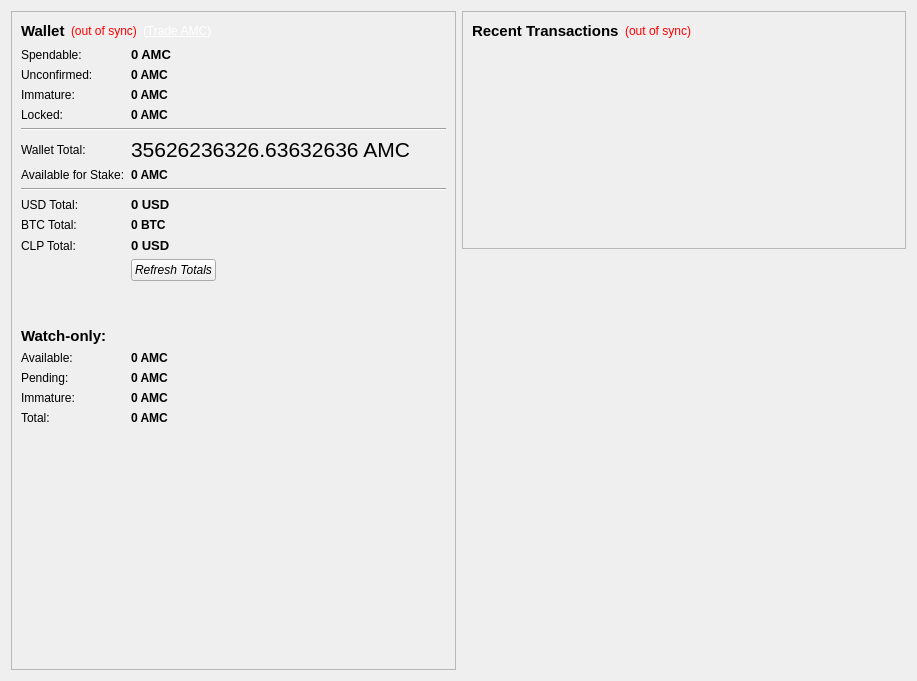
<?xml version="1.0" encoding="UTF-8"?>
<ui version="4.0">
 <class>OverviewPage</class>
 <widget class="QWidget" name="OverviewPage">
  <property name="geometry">
   <rect>
    <x>0</x>
    <y>0</y>
    <width>917</width>
    <height>681</height>
   </rect>
  </property>
  <property name="windowTitle">
   <string>Form</string>
  </property>
  <layout class="QHBoxLayout" name="horizontalLayout" stretch="1,1">
   <item>
    <layout class="QVBoxLayout" name="verticalLayout_2">
     <item>
      <widget class="QFrame" name="frame">
       <property name="frameShape">
        <enum>QFrame::StyledPanel</enum>
       </property>
       <property name="frameShadow">
        <enum>QFrame::Raised</enum>
       </property>
       <layout class="QGridLayout" name="gridLayout_2">
        <item row="0" column="0">
         <layout class="QHBoxLayout" name="horizontalLayout_4">
          <item>
           <widget class="QLabel" name="label_5">
            <property name="font">
             <font>
              <pointsize>11</pointsize>
              <weight>75</weight>
              <bold>true</bold>
             </font>
            </property>
            <property name="text">
             <string>Wallet</string>
            </property>
           </widget>
          </item>
          <item>
           <widget class="QLabel" name="labelWalletStatus">
            <property name="toolTip">
             <string>The displayed information may be out of date. Your wallet automatically synchronizes with the AmeroCash network after a connection is established, but this process has not completed yet.</string>
            </property>
            <property name="styleSheet">
             <string notr="true">QLabel { color: red; }</string>
            </property>
            <property name="text">
             <string notr="true">(out of sync)</string>
            </property>
            <property name="alignment">
             <set>Qt::AlignLeading|Qt::AlignLeft|Qt::AlignVCenter</set>
            </property>
           </widget>
          </item>
          <item>
           <widget class="QLabel" name="labelTradeLink">
            <property name="cursor">
             <cursorShape>PointingHandCursor</cursorShape>
            </property>
            <property name="text">
             <string>&lt;div style=&quot;color: #fff;&quot;&gt;(&lt;a href=&quot;https://trade.thexchanger.io/market/BTC-AMC&quot; style=&quot;color: #fff;&quot;&gt;Trade AMC&lt;/a&gt;)&lt;/div&gt;</string>
            </property>
            <property name="openExternalLinks">
             <bool>true</bool>
            </property>
           </widget>
          </item>
          <item>
           <spacer name="horizontalSpacer_2">
            <property name="orientation">
             <enum>Qt::Horizontal</enum>
            </property>
            <property name="sizeHint" stdset="0">
             <size>
              <width>40</width>
              <height>20</height>
             </size>
            </property>
           </spacer>
          </item>
         </layout>
        </item>
        <item row="1" column="0">
         <layout class="QGridLayout" name="gridLayout">
          <item row="7" column="0">
           <widget class="QLabel" name="labelStakeText">
            <property name="text">
             <string>Available for Stake:</string>
            </property>
           </widget>
          </item>
          <item row="7" column="1">
           <widget class="QLabel" name="labelStake">
            <property name="font">
             <font>
              <weight>75</weight>
              <bold>true</bold>
             </font>
            </property>
            <property name="cursor">
             <cursorShape>IBeamCursor</cursorShape>
            </property>
            <property name="toolTip">
             <string>Total of coins that was staked, and do not yet count toward the current balance</string>
            </property>
            <property name="text">
             <string notr="true">0 AMC</string>
            </property>
            <property name="textInteractionFlags">
             <set>Qt::LinksAccessibleByMouse|Qt::TextSelectableByKeyboard|Qt::TextSelectableByMouse</set>
            </property>
           </widget>
          </item>
          <item row="6" column="1">
           <widget class="QLabel" name="labelTotal">
            <property name="font">
             <font>
              <pointsize>16</pointsize>
              <weight>50</weight>
              <bold>false</bold>
             </font>
            </property>
            <property name="cursor">
             <cursorShape>IBeamCursor</cursorShape>
            </property>
            <property name="toolTip">
             <string>Your current total balance</string>
            </property>
            <property name="text">
             <string notr="true">35626236326.63632636 AMC</string>
            </property>
            <property name="textInteractionFlags">
             <set>Qt::LinksAccessibleByMouse|Qt::TextSelectableByKeyboard|Qt::TextSelectableByMouse</set>
            </property>
           </widget>
          </item>
          <item row="19" column="0">
           <widget class="QLabel" name="watch4">
            <property name="text">
             <string>Total:</string>
            </property>
           </widget>
          </item>
          <item row="19" column="1">
           <widget class="QLabel" name="labelWatchTotal">
            <property name="font">
             <font>
              <weight>75</weight>
              <bold>true</bold>
             </font>
            </property>
            <property name="cursor">
             <cursorShape>IBeamCursor</cursorShape>
            </property>
            <property name="toolTip">
             <string>Current total balance in watch-only addresses</string>
            </property>
            <property name="text">
             <string notr="true">0 AMC</string>
            </property>
            <property name="alignment">
             <set>Qt::AlignLeading|Qt::AlignLeft|Qt::AlignVCenter</set>
            </property>
            <property name="textInteractionFlags">
             <set>Qt::LinksAccessibleByMouse|Qt::TextSelectableByKeyboard|Qt::TextSelectableByMouse</set>
            </property>
           </widget>
          </item>
          <item row="18" column="1">
           <widget class="QLabel" name="labelWatchImmature">
            <property name="font">
             <font>
              <weight>75</weight>
              <bold>true</bold>
             </font>
            </property>
            <property name="cursor">
             <cursorShape>IBeamCursor</cursorShape>
            </property>
            <property name="toolTip">
             <string>Mined balance in watch-only addresses that has not yet matured</string>
            </property>
            <property name="text">
             <string notr="true">0 AMC</string>
            </property>
            <property name="alignment">
             <set>Qt::AlignLeading|Qt::AlignLeft|Qt::AlignVCenter</set>
            </property>
            <property name="textInteractionFlags">
             <set>Qt::LinksAccessibleByMouse|Qt::TextSelectableByKeyboard|Qt::TextSelectableByMouse</set>
            </property>
           </widget>
          </item>
          <item row="16" column="1">
           <widget class="QLabel" name="labelWatchAvailable">
            <property name="font">
             <font>
              <weight>75</weight>
              <bold>true</bold>
             </font>
            </property>
            <property name="cursor">
             <cursorShape>IBeamCursor</cursorShape>
            </property>
            <property name="toolTip">
             <string>Your current balance in watch-only addresses</string>
            </property>
            <property name="text">
             <string notr="true">0 AMC</string>
            </property>
            <property name="alignment">
             <set>Qt::AlignLeading|Qt::AlignLeft|Qt::AlignVCenter</set>
            </property>
            <property name="textInteractionFlags">
             <set>Qt::LinksAccessibleByMouse|Qt::TextSelectableByKeyboard|Qt::TextSelectableByMouse</set>
            </property>
           </widget>
          </item>
          <item row="5" column="0" colspan="3">
           <widget class="Line" name="line">
            <property name="sizePolicy">
             <sizepolicy hsizetype="Expanding" vsizetype="Fixed">
              <horstretch>0</horstretch>
              <verstretch>0</verstretch>
             </sizepolicy>
            </property>
            <property name="orientation">
             <enum>Qt::Horizontal</enum>
            </property>
           </widget>
          </item>
          <item row="11" column="0">
           <widget class="QLabel" name="btctotal">
            <property name="text">
             <string>BTC Total:</string>
            </property>
           </widget>
          </item>
          <item row="0" column="1" colspan="2">
           <widget class="QLabel" name="labelBalance">
            <property name="font">
             <font>
              <pointsize>10</pointsize>
              <weight>75</weight>
              <bold>true</bold>
             </font>
            </property>
            <property name="cursor">
             <cursorShape>IBeamCursor</cursorShape>
            </property>
            <property name="toolTip">
             <string>Your current spendable balance</string>
            </property>
            <property name="text">
             <string notr="true">0 AMC</string>
            </property>
            <property name="textInteractionFlags">
             <set>Qt::LinksAccessibleByMouse|Qt::TextSelectableByKeyboard|Qt::TextSelectableByMouse</set>
            </property>
           </widget>
          </item>
          <item row="10" column="1" colspan="2">
           <widget class="QLabel" name="labelUSDTotal">
            <property name="font">
             <font>
              <pointsize>10</pointsize>
              <weight>75</weight>
              <bold>true</bold>
             </font>
            </property>
            <property name="cursor">
             <cursorShape>IBeamCursor</cursorShape>
            </property>
            <property name="toolTip">
             <string>Your current total balance estimated in USD, Rate is not updated often</string>
            </property>
            <property name="text">
             <string>0 USD</string>
            </property>
            <property name="textInteractionFlags">
             <set>Qt::LinksAccessibleByMouse|Qt::TextSelectableByKeyboard|Qt::TextSelectableByMouse</set>
            </property>
           </widget>
          </item>
          <item row="12" column="1" colspan="2">
           <widget class="QLabel" name="labelCLPTotal">
            <property name="font">
             <font>
              <pointsize>10</pointsize>
              <weight>75</weight>
              <bold>true</bold>
             </font>
            </property>
            <property name="cursor">
             <cursorShape>IBeamCursor</cursorShape>
            </property>
            <property name="toolTip">
             <string>Your current total balance estimated in USD, Rate is not updated often</string>
            </property>
            <property name="text">
             <string>0 USD</string>
            </property>
            <property name="textInteractionFlags">
             <set>Qt::LinksAccessibleByMouse|Qt::TextSelectableByKeyboard|Qt::TextSelectableByMouse</set>
            </property>
           </widget>
          </item>
          <item row="14" column="0">
           <spacer name="verticalSpacer_3">
            <property name="orientation">
             <enum>Qt::Vertical</enum>
            </property>
            <property name="sizeType">
             <enum>QSizePolicy::Fixed</enum>
            </property>
            <property name="sizeHint" stdset="0">
             <size>
              <width>20</width>
              <height>40</height>
             </size>
            </property>
           </spacer>
          </item>
          <item row="17" column="0">
           <widget class="QLabel" name="watch2">
            <property name="text">
             <string>Pending:</string>
            </property>
           </widget>
          </item>
          <item row="3" column="1" colspan="2">
           <widget class="QLabel" name="labelImmature">
            <property name="font">
             <font>
              <weight>75</weight>
              <bold>true</bold>
             </font>
            </property>
            <property name="toolTip">
             <string>Balance from new stakes or coins that is not mature enough to be spent</string>
            </property>
            <property name="text">
             <string notr="true">0 AMC</string>
            </property>
            <property name="textInteractionFlags">
             <set>Qt::LinksAccessibleByMouse|Qt::TextSelectableByKeyboard|Qt::TextSelectableByMouse</set>
            </property>
           </widget>
          </item>
          <item row="2" column="1" colspan="2">
           <widget class="QLabel" name="labelUnconfirmed">
            <property name="font">
             <font>
              <weight>75</weight>
              <bold>true</bold>
             </font>
            </property>
            <property name="cursor">
             <cursorShape>IBeamCursor</cursorShape>
            </property>
            <property name="toolTip">
             <string>Total of transactions that have yet to be confirmed, and do not yet count toward the current balance</string>
            </property>
            <property name="text">
             <string notr="true">0 AMC</string>
            </property>
            <property name="textInteractionFlags">
             <set>Qt::LinksAccessibleByMouse|Qt::TextSelectableByKeyboard|Qt::TextSelectableByMouse</set>
            </property>
           </widget>
          </item>
          <item row="0" column="0">
           <widget class="QLabel" name="label">
            <property name="text">
             <string>Spendable:</string>
            </property>
           </widget>
          </item>
          <item row="10" column="0">
           <widget class="QLabel" name="usdtotal">
            <property name="text">
             <string>USD Total:</string>
            </property>
           </widget>
          </item>
          <item row="12" column="0">
           <widget class="QLabel" name="clptotal">
            <property name="text">
             <string>CLP Total:</string>
            </property>
           </widget>
          </item>
          <item row="15" column="0" colspan="2">
           <widget class="QLabel" name="labelWatchonly">
            <property name="font">
             <font>
              <pointsize>11</pointsize>
              <weight>75</weight>
              <bold>true</bold>
             </font>
            </property>
            <property name="text">
             <string>Watch-only:</string>
            </property>
            <property name="alignment">
             <set>Qt::AlignLeading|Qt::AlignLeft|Qt::AlignVCenter</set>
            </property>
           </widget>
          </item>
          <item row="13" column="1" colspan="2">
           <widget class="QPushButton" name="refreshButton">
            <property name="sizePolicy">
             <sizepolicy hsizetype="Fixed" vsizetype="Fixed">
              <horstretch>0</horstretch>
              <verstretch>0</verstretch>
             </sizepolicy>
            </property>
            <property name="baseSize">
             <size>
              <width>0</width>
              <height>0</height>
             </size>
            </property>
            <property name="font">
             <font>
              <italic>true</italic>
             </font>
            </property>
            <property name="toolTip">
             <string>Refresh your USD and BTC estimated totals, forces price data from CMC.</string>
            </property>
            <property name="layoutDirection">
             <enum>Qt::LeftToRight</enum>
            </property>
            <property name="text">
             <string>Refresh Totals</string>
            </property>
            <property name="icon">
             <iconset resource="../bitcoin.qrc">
              <normaloff>:/icons/refresh</normaloff>:/icons/refresh</iconset>
            </property>
            <property name="autoDefault">
             <bool>false</bool>
            </property>
            <property name="default">
             <bool>false</bool>
            </property>
            <property name="flat">
             <bool>false</bool>
            </property>
           </widget>
          </item>
          <item row="3" column="0">
           <widget class="QLabel" name="labelImmatureText">
            <property name="text">
             <string>Immature:</string>
            </property>
           </widget>
          </item>
          <item row="11" column="1" colspan="2">
           <widget class="QLabel" name="labelBTCTotal">
            <property name="font">
             <font>
              <weight>75</weight>
              <bold>true</bold>
             </font>
            </property>
            <property name="cursor">
             <cursorShape>IBeamCursor</cursorShape>
            </property>
            <property name="toolTip">
             <string>Your current total balance estimated in BTC, Rate is not updated often</string>
            </property>
            <property name="text">
             <string>0 BTC</string>
            </property>
            <property name="textInteractionFlags">
             <set>Qt::LinksAccessibleByMouse|Qt::TextSelectableByKeyboard|Qt::TextSelectableByMouse</set>
            </property>
           </widget>
          </item>
          <item row="2" column="0">
           <widget class="QLabel" name="unconfirmedlabeltxt">
            <property name="text">
             <string>Unconfirmed:</string>
            </property>
           </widget>
          </item>
          <item row="6" column="0">
           <widget class="QLabel" name="labelTotalText">
            <property name="text">
             <string>Wallet Total:</string>
            </property>
           </widget>
          </item>
          <item row="16" column="0">
           <widget class="QLabel" name="watch1">
            <property name="text">
             <string>Available:</string>
            </property>
           </widget>
          </item>
          <item row="18" column="0">
           <widget class="QLabel" name="labelWatchImmatureText">
            <property name="text">
             <string>Immature:</string>
            </property>
           </widget>
          </item>
          <item row="4" column="0">
           <widget class="QLabel" name="labelLockedText">
            <property name="text">
             <string>Locked:</string>
            </property>
           </widget>
          </item>
          <item row="17" column="1">
           <widget class="QLabel" name="labelWatchPending">
            <property name="font">
             <font>
              <weight>75</weight>
              <bold>true</bold>
             </font>
            </property>
            <property name="cursor">
             <cursorShape>IBeamCursor</cursorShape>
            </property>
            <property name="toolTip">
             <string>Unconfirmed transactions to watch-only addresses</string>
            </property>
            <property name="text">
             <string notr="true">0 AMC</string>
            </property>
            <property name="alignment">
             <set>Qt::AlignLeading|Qt::AlignLeft|Qt::AlignVCenter</set>
            </property>
            <property name="textInteractionFlags">
             <set>Qt::LinksAccessibleByMouse|Qt::TextSelectableByKeyboard|Qt::TextSelectableByMouse</set>
            </property>
           </widget>
          </item>
          <item row="4" column="1" colspan="2">
           <widget class="QLabel" name="labelLocked">
            <property name="enabled">
             <bool>true</bool>
            </property>
            <property name="font">
             <font>
              <weight>75</weight>
              <bold>true</bold>
             </font>
            </property>
            <property name="toolTip">
             <string>Balance locked from usage, e.g. masternode collateral</string>
            </property>
            <property name="text">
             <string>0 AMC</string>
            </property>
            <property name="textInteractionFlags">
             <set>Qt::TextSelectableByKeyboard|Qt::TextSelectableByMouse</set>
            </property>
           </widget>
          </item>
          <item row="8" column="0" rowspan="2" colspan="3">
           <widget class="Line" name="line_2">
            <property name="sizePolicy">
             <sizepolicy hsizetype="Expanding" vsizetype="Fixed">
              <horstretch>0</horstretch>
              <verstretch>0</verstretch>
             </sizepolicy>
            </property>
            <property name="orientation">
             <enum>Qt::Horizontal</enum>
            </property>
           </widget>
          </item>
         </layout>
        </item>
        <item row="2" column="0">
         <spacer name="verticalSpacer">
          <property name="orientation">
           <enum>Qt::Vertical</enum>
          </property>
          <property name="sizeType">
           <enum>QSizePolicy::Expanding</enum>
          </property>
          <property name="sizeHint" stdset="0">
           <size>
            <width>20</width>
            <height>40</height>
           </size>
          </property>
         </spacer>
        </item>
       </layout>
      </widget>
     </item>
    </layout>
   </item>
   <item>
    <layout class="QVBoxLayout" name="verticalLayout_3">
     <item>
      <widget class="QFrame" name="frame_2">
       <property name="frameShape">
        <enum>QFrame::StyledPanel</enum>
       </property>
       <property name="frameShadow">
        <enum>QFrame::Raised</enum>
       </property>
       <layout class="QVBoxLayout" name="verticalLayout">
        <item>
         <layout class="QHBoxLayout" name="horizontalLayout_2">
          <item>
           <widget class="QLabel" name="label_4">
            <property name="font">
             <font>
              <pointsize>11</pointsize>
             </font>
            </property>
            <property name="text">
             <string>&lt;b&gt;Recent Transactions&lt;/b&gt;</string>
            </property>
           </widget>
          </item>
          <item>
           <widget class="QLabel" name="labelTransactionsStatus">
            <property name="toolTip">
             <string>The displayed information may be out of date. Your wallet automatically synchronizes with the AmeroCash network after a connection is established, but this process has not completed yet.</string>
            </property>
            <property name="styleSheet">
             <string notr="true">QLabel { color: red; }</string>
            </property>
            <property name="text">
             <string notr="true">(out of sync)</string>
            </property>
            <property name="alignment">
             <set>Qt::AlignRight|Qt::AlignTrailing|Qt::AlignVCenter</set>
            </property>
           </widget>
          </item>
          <item>
           <spacer name="horizontalSpacer">
            <property name="orientation">
             <enum>Qt::Horizontal</enum>
            </property>
            <property name="sizeHint" stdset="0">
             <size>
              <width>40</width>
              <height>20</height>
             </size>
            </property>
           </spacer>
          </item>
         </layout>
        </item>
        <item>
         <widget class="QListView" name="listTransactions">
          <property name="sizePolicy">
           <sizepolicy hsizetype="MinimumExpanding" vsizetype="Expanding">
            <horstretch>0</horstretch>
            <verstretch>0</verstretch>
           </sizepolicy>
          </property>
          <property name="styleSheet">
           <string notr="true">QListView { background: transparent; }</string>
          </property>
          <property name="frameShape">
           <enum>QFrame::NoFrame</enum>
          </property>
          <property name="verticalScrollBarPolicy">
           <enum>Qt::ScrollBarAlwaysOff</enum>
          </property>
          <property name="horizontalScrollBarPolicy">
           <enum>Qt::ScrollBarAlwaysOff</enum>
          </property>
          <property name="selectionMode">
           <enum>QAbstractItemView::NoSelection</enum>
          </property>
         </widget>
        </item>
       </layout>
      </widget>
     </item>
     <item>
      <spacer name="verticalSpacer_2">
       <property name="orientation">
        <enum>Qt::Vertical</enum>
       </property>
       <property name="sizeType">
        <enum>QSizePolicy::MinimumExpanding</enum>
       </property>
       <property name="sizeHint" stdset="0">
        <size>
         <width>20</width>
         <height>40</height>
        </size>
       </property>
      </spacer>
     </item>
     <item>
      <widget class="QLabel" name="logo">
       <property name="sizePolicy">
        <sizepolicy hsizetype="Expanding" vsizetype="Expanding">
         <horstretch>0</horstretch>
         <verstretch>0</verstretch>
        </sizepolicy>
       </property>
       <property name="baseSize">
        <size>
         <width>222</width>
         <height>128</height>
        </size>
       </property>
       <property name="layoutDirection">
        <enum>Qt::RightToLeft</enum>
       </property>
       <property name="autoFillBackground">
        <bool>false</bool>
       </property>
       <property name="text">
        <string/>
       </property>
       <property name="pixmap">
        <pixmap resource="../bitcoin.qrc">:/icons/amerocash</pixmap>
       </property>
       <property name="scaledContents">
        <bool>false</bool>
       </property>
       <property name="alignment">
        <set>Qt::AlignCenter</set>
       </property>
       <property name="margin">
        <number>0</number>
       </property>
       <property name="indent">
        <number>-1</number>
       </property>
      </widget>
     </item>
    </layout>
   </item>
  </layout>
 </widget>
 <resources>
  <include location="../bitcoin.qrc"/>
 </resources>
 <connections/>
</ui>
